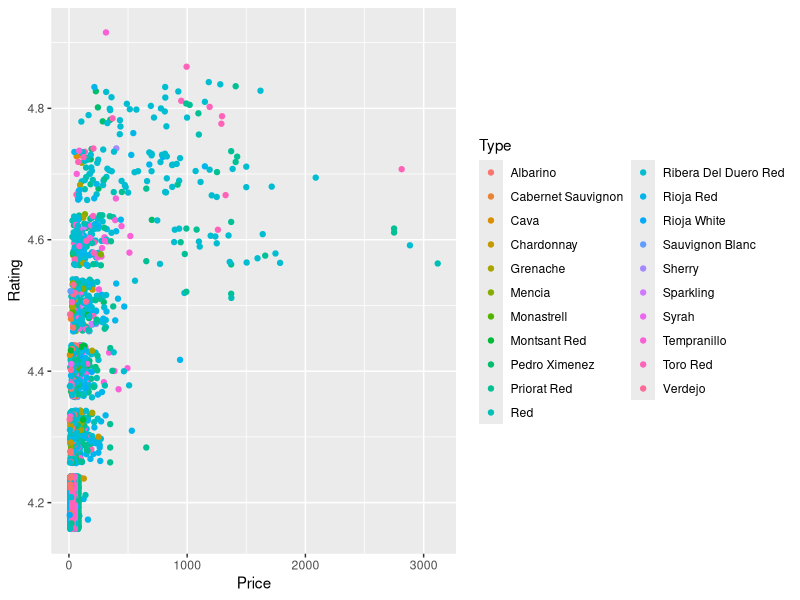
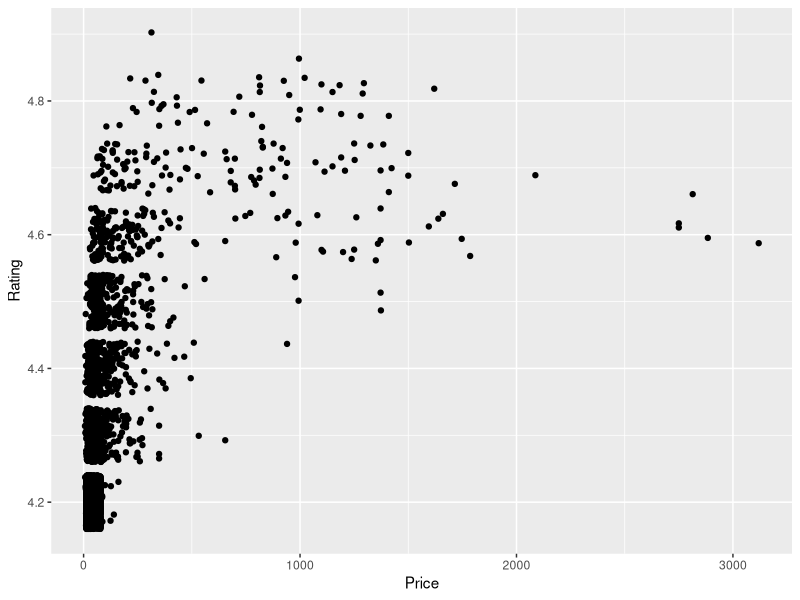
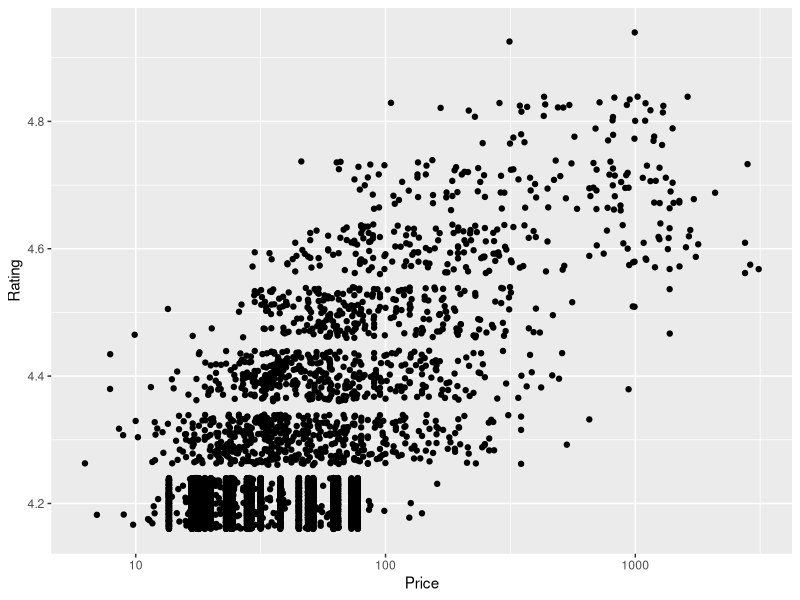
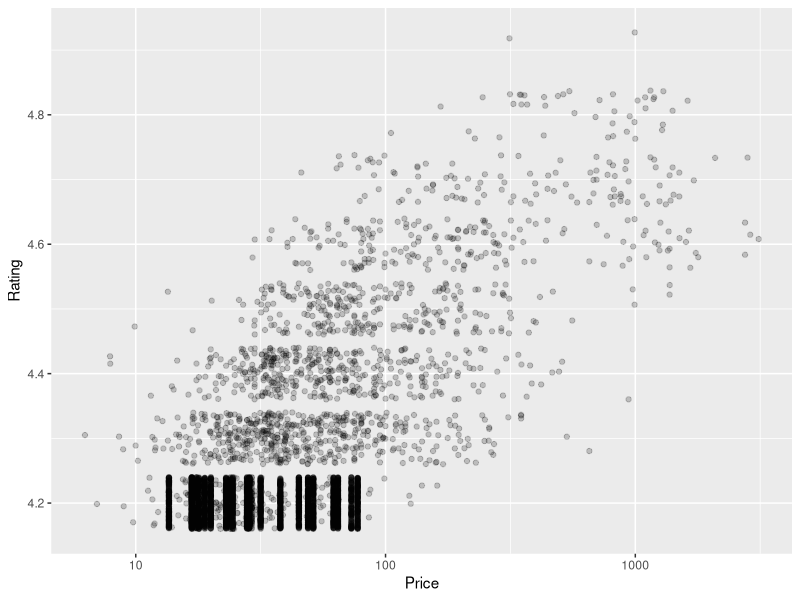
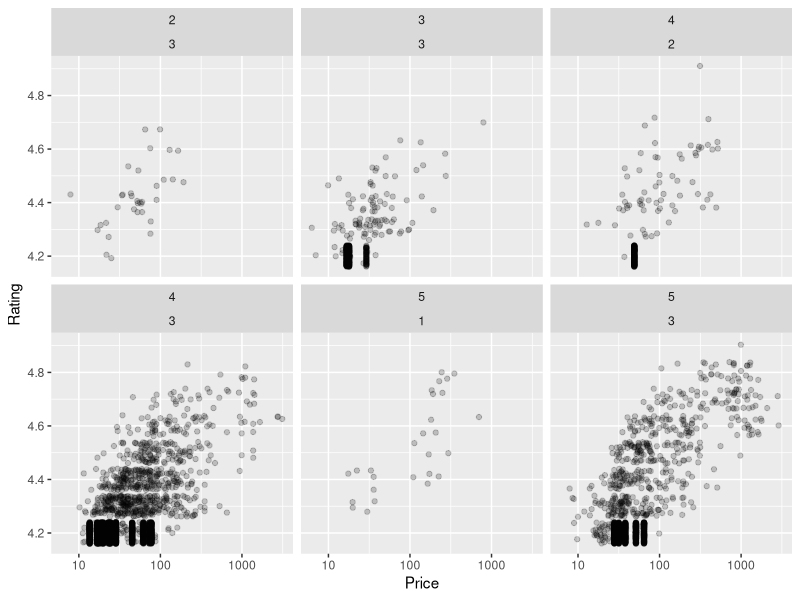
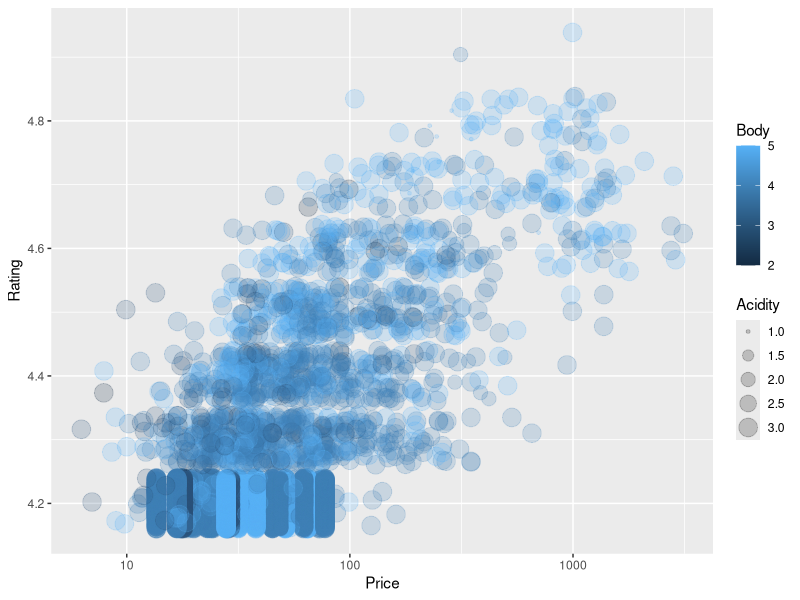
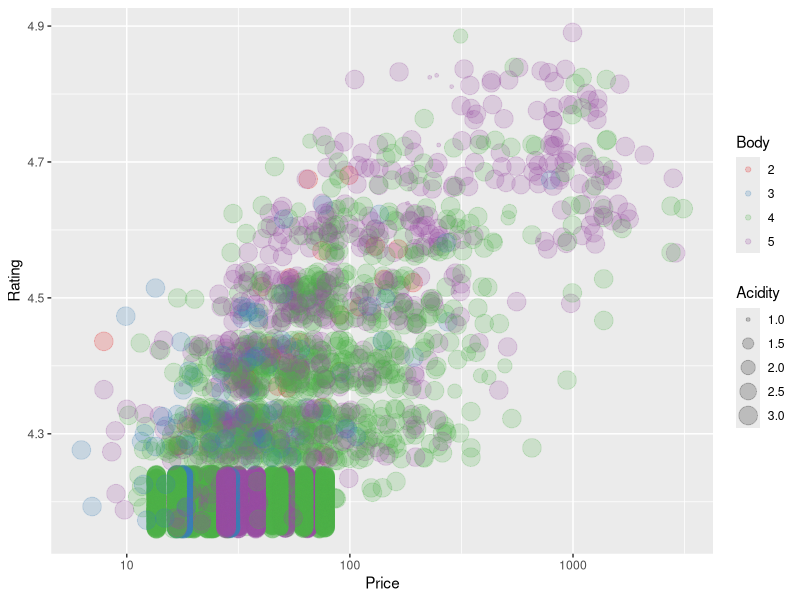
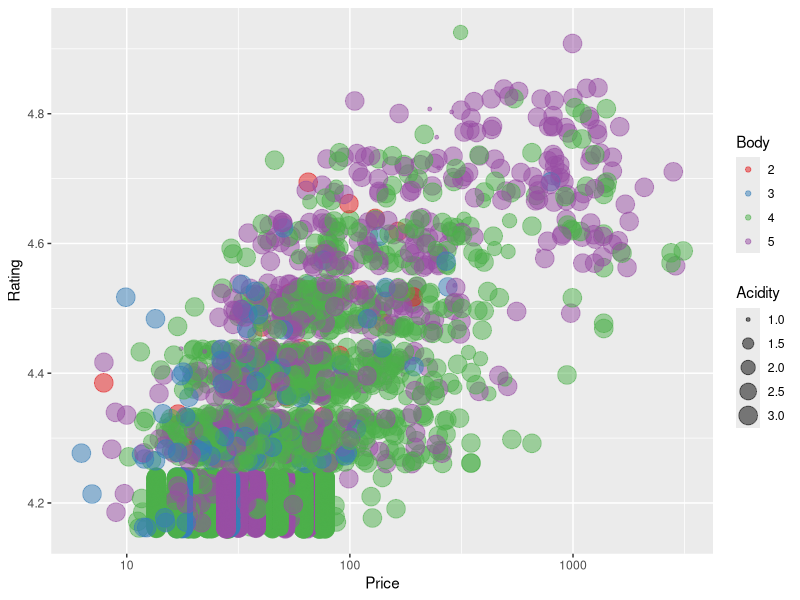

Recreate these plots in R, in order.
## ---- chunk 1
library(tidyverse)
library(readr)
vinhos <- read_delim("vinhos.csv", delim = ";", 
    escape_double = FALSE, trim_ws = TRUE)
View(vinhos)
## ---- chunk 2
p <- ggplot(data = vinhos, mapping = aes(x = Price, y = Rating, color = Type))
p + geom_jitter()

#Esse primeiro gráfico, fiz pra explorar as variáveis que mais me chamam a atenção, por serem uma manifestação em preço e nota da qualidade final do vinho. Coloquei preço no eixo x classificação no y. Também experimentei atribuir cor à variável tipode vinho, para observar as alterações nos eixos de acordo com os tipos. Com jitter, impeço que pontos de coordenadas iguais se sobreponham totalmente, para que eu tenha noção de densidade dos pontos.

p <- ggplot(data = vinhos, mapping = aes(x = Price, y = Rating))
p + geom_jitter()
#O gráfico anterior ficou de difícil visualização, porque a variável tipo de cvinho possui muitos valores que se confundem no aspecto cor. Por isso, resolvi retirar essa variável por enquanto.

p <- ggplot(data = vinhos, mapping = aes(x = Price, y = Rating))
p + geom_jitter() + scale_x_log10()
#É mais fácil visualizar principalmente por não ter a legenda ocupando espaço. Mas e incomoda a escala do eixo x, pois ficam muitos pontos sobrepostos no começo do eixo, e outros muito espaçados no final. Para ajeitar isso, inseri uma mudança para escala logarítmica de base 10.

p + geom_jitter(alpha = .2) + scale_x_log10()
#Adicionando o parâmetro alpha eu torno os pontos meio transparentes. Assim, a sobreposição de pontos é destacada, e posso ver onde há mais ocorrências.

p <- p + geom_jitter(alpha = .2) + scale_x_log10()

p + facet_wrap(Body ~ Acidity)

#Armazenei o gráfico que eu tinha produzido até então na variável p, e inseri um facetamento em relação à acidez e ao corpo do vinho. Não gostei de como os gráficos ficaram distribuídos, pois ficou difícil de indentificar qual diz o que. Mas, ao invés de continnuar manipulando o facet_wrap, pensei em relacionar essas variáveis a cor e forma, pois elas tem poucos valores, podendo se encaixar bem nesses parâmetros.

a <- ggplot(data = vinhos, mapping = aes(x = Price, y = Rating, color = Body, size = Acidity))
a + geom_jitter(alpha = .2) + scale_x_log10()
#Fiz essa relação e até ficou bom, mas como corpo é uma variável contíonua, o ggplot a relaciona a diversos tons da mesma cor. Para diferenciar melhor os valores, eu quero que cada um se relacione a uma cor diferente.
## ---- chunk 3
library(RColorBrewer)
myColors <- brewer.pal(4, "Set1")
names(myColors) <- levels(vinhos$Body)
colScale <- scale_colour_manual(name = "Body", values = myColors)
#Aqui eu importei uma biblioteca que me permite relacionar uma paleta de cores a uma variável.

vinhos <- vinhos %>%
  mutate_at(vars(Body), factor)
#Aqui eu tornei corpo uma variável não contínua para evitar confusão na visualização.


b <- ggplot(data = vinhos, mapping = aes(x = Price, y = Rating, color = Body, size = Acidity))
b + geom_jitter(alpha = .2) + scale_x_log10() + colScale

b <- ggplot(data = vinhos, mapping = aes(x = Price, y = Rating, color = Body, size = Acidity))
b + geom_jitter(alpha = .5) + scale_x_log10() + colScale
#Criei um gráfico adicionando colScale, e obtive um gráfico que cumpria o meu desejo em relação à variável corpo. Mas a transparência estava muito alta e diferenciava pouco as cores entre si. Por isso, refiz o fráfico aumantando um pouco o parâmetro alpha. Ficou bem legal. É possível perceber uma predominância de roxo no quadrante superior direito do gráfico. Na parte inferior esquerda, o verde e o azul dominam. O verde e o roxo se estendem por toda a nuvem de ocorrências, enquanto o azul se detém à parte inferior. O vermelho aparece poucas vezes, em geral no centro.


p + facet_grid(Body ~ Acidity)
#Achei o comando que organiza o facetamento do modo que eu desejava e o usei nas geoms de antes. Dá para perceber uma padrão na nuvem de ocorrências, aparentemente independente da relação com corpo e acidez.
## ---- chunk 4
vinhos <- vinhos %>%
  mutate_at(vars(Acidity), factor)
#Voltando ao gráfico com cores, preparei a variável acidez para caber no parâmetro forma e escolhi manualmente três formatos adequados aos seus valores.

c <- ggplot(data = vinhos, mapping = aes(x = Price, y = Rating, color = Body))
c + geom_jitter(alpha = .5, aes(shape = Acidity)) + scale_x_log10() + scale_shape_manual(values = c(0,1,2))

c <- ggplot(data = vinhos, mapping = aes(x = Price, y = Rating, color = Body))
c + geom_jitter(alpha = .5, aes(shape = Acidity, size = 3)) + scale_x_log10() + scale_shape_manual(values = c(15,16,17))
#Depois eu modifiquei as formas para destacar a cor de cada ponto.

## ---- chunk 5
head(vinhos)
#Aqui eu chamei minha base de dados para ver como ela ficou após minhas alterações usando pipe. Tá tranquila.
## ---- chunk 6
d <- ggplot(data = vinhos, mapping = aes(x = Year, y = Rating))
d + geom_jitter() + facet_wrap(~Type)

vinhos_albarino <- vinhos %>%
  filter(Type == "Albarino")
d <- ggplot(data = vinhos_albarino, mapping = aes(x = Year, y = Rating))
d + geom_jitter() + xlim(1900, 2025) + ylim(4,5) + labs(title = "Albarino")

vinhos_cabernet <- vinhos %>%
  filter(Type == "Cabernet Sauvignon")
d <- ggplot(data = vinhos_cabernet, mapping = aes(x = Year, y = Rating))
d + geom_jitter() + xlim(1900, 2025) + ylim(4,5) + labs(title = "Cabernet Sauvignon")

vinhos_cava <- vinhos %>%
  filter(Type == "Cava")
d <- ggplot(data = vinhos_cava, mapping = aes(x = Year, y = Rating))
d + geom_jitter() + xlim(1900, 2025) + ylim(4,5) + labs(title = "Cava")

vinhos_chardonnay <- vinhos %>%
  filter(Type == "Chardonnay")
d <- ggplot(data = vinhos_chardonnay, mapping = aes(x = Year, y = Rating))
d + geom_jitter() + xlim(1900, 2025) + ylim(4,5) + labs(title = "Chardonnay")

vinhos_grenache <- vinhos %>%
  filter(Type == "Grenache")
d <- ggplot(data = vinhos_grenache, mapping = aes(x = Year, y = Rating))
d + geom_jitter() + xlim(1900, 2025) + ylim(4,5) + labs(title = "Grenache")

vinhos_mencia <- vinhos %>%
  filter(Type == "Mencia")
d <- ggplot(data = vinhos_mencia, mapping = aes(x = Year, y = Rating))
d + geom_jitter() + xlim(1900, 2025) + ylim(4,5) + labs(title = "Mencia")

vinhos_monastrell <- vinhos %>%
  filter(Type == "Monastrell")
d <- ggplot(data = vinhos_monastrell, mapping = aes(x = Year, y = Rating))
d + geom_jitter() + xlim(1900, 2025) + ylim(4,5) + labs(title = "Monastrell")

vinhos_montsant <- vinhos %>%
  filter(Type == "Montsant Red")
d <- ggplot(data = vinhos_montsant, mapping = aes(x = Year, y = Rating))
d + geom_jitter() + xlim(1900, 2025) + ylim(4,5) + labs(title = "Montsant Red")

vinhos_pedro <- vinhos %>%
  filter(Type == "Pedro Ximenez")
d <- ggplot(data = vinhos_pedro, mapping = aes(x = Year, y = Rating))
d + geom_jitter() + xlim(1900, 2025) + ylim(4,5) + labs(title = "Pedro Ximenez")

vinhos_priorat <- vinhos %>%
  filter(Type == "Priorat Red")
d <- ggplot(data = vinhos_priorat, mapping = aes(x = Year, y = Rating))
d + geom_jitter() + xlim(1900, 2025) + ylim(4,5) + labs(title = "Priorat Red")

vinhos_red <- vinhos %>%
  filter(Type == "Red")
d <- ggplot(data = vinhos_red, mapping = aes(x = Year, y = Rating))
d + geom_jitter() + xlim(1900, 2025) + ylim(4,5) + labs(title = "Red")

vinhos_ribera <- vinhos %>%
  filter(Type == "Ribera Del Duero Red")
d <- ggplot(data = vinhos_ribera, mapping = aes(x = Year, y = Rating))
d + geom_jitter() + xlim(1900, 2025) + ylim(4,5) + labs(title = "Ribera Del Duero Red")

vinhos_rioja <- vinhos %>%
  filter(Type == "Rioja Red")
d <- ggplot(data = vinhos_rioja, mapping = aes(x = Year, y = Rating))
d + geom_jitter() + xlim(1900, 2025) + ylim(4,5) + labs(title = "Rioja Red")

vinhos_white <- vinhos %>%
  filter(Type == "Rioja White")
d <- ggplot(data = vinhos_white, mapping = aes(x = Year, y = Rating))
d + geom_jitter() + xlim(1900, 2025) + ylim(4,5) + labs(title = "Rioja White")

vinhos_sauvignon <- vinhos %>%
  filter(Type == "Sauvignon Blanc")
d <- ggplot(data = vinhos_sauvignon, mapping = aes(x = Year, y = Rating))
d + geom_jitter() + xlim(1900, 2025) + ylim(4,5) + labs(title = "Sauvignon Blanc")

vinhos_sherry <- vinhos %>%
  filter(Type == "Sherry")
d <- ggplot(data = vinhos_sherry, mapping = aes(x = Year, y = Rating))
d + geom_jitter() + xlim(1900, 2025) + ylim(4,5) + labs(title = "Sherry")

vinhos_sparkling <- vinhos %>%
  filter(Type == "Sparkling")
d <- ggplot(data = vinhos_sparkling, mapping = aes(x = Year, y = Rating))
d + geom_jitter() + xlim(1900, 2025) + ylim(4,5) + labs(title = "Sparkling")

vinhos_syrah <- vinhos %>%
  filter(Type == "Syrah")
d <- ggplot(data = vinhos_syrah, mapping = aes(x = Year, y = Rating))
d + geom_jitter() + xlim(1900, 2025) + ylim(4,5) + labs(title = "Syrah")

vinhos_tempranillo <- vinhos %>%
  filter(Type == "Tempranillo")
d <- ggplot(data = vinhos_tempranillo, mapping = aes(x = Year, y = Rating))
d + geom_jitter() + xlim(1900, 2025) + ylim(4,5) + labs(title = "Tempranillo")

vinhos_toro <- vinhos %>%
  filter(Type == "Toro Red")
d <- ggplot(data = vinhos_toro, mapping = aes(x = Year, y = Rating))
d + geom_jitter() + xlim(1900, 2025) + ylim(4,5) + labs(title = "Toro Red")

vinhos_verdejo <- vinhos %>%
  filter(Type == "Verdejo")
d <- ggplot(data = vinhos_verdejo, mapping = aes(x = Year, y = Rating))
d + geom_jitter() + xlim(1900, 2025) + ylim(4,5) + labs(title = "Verdejo")
